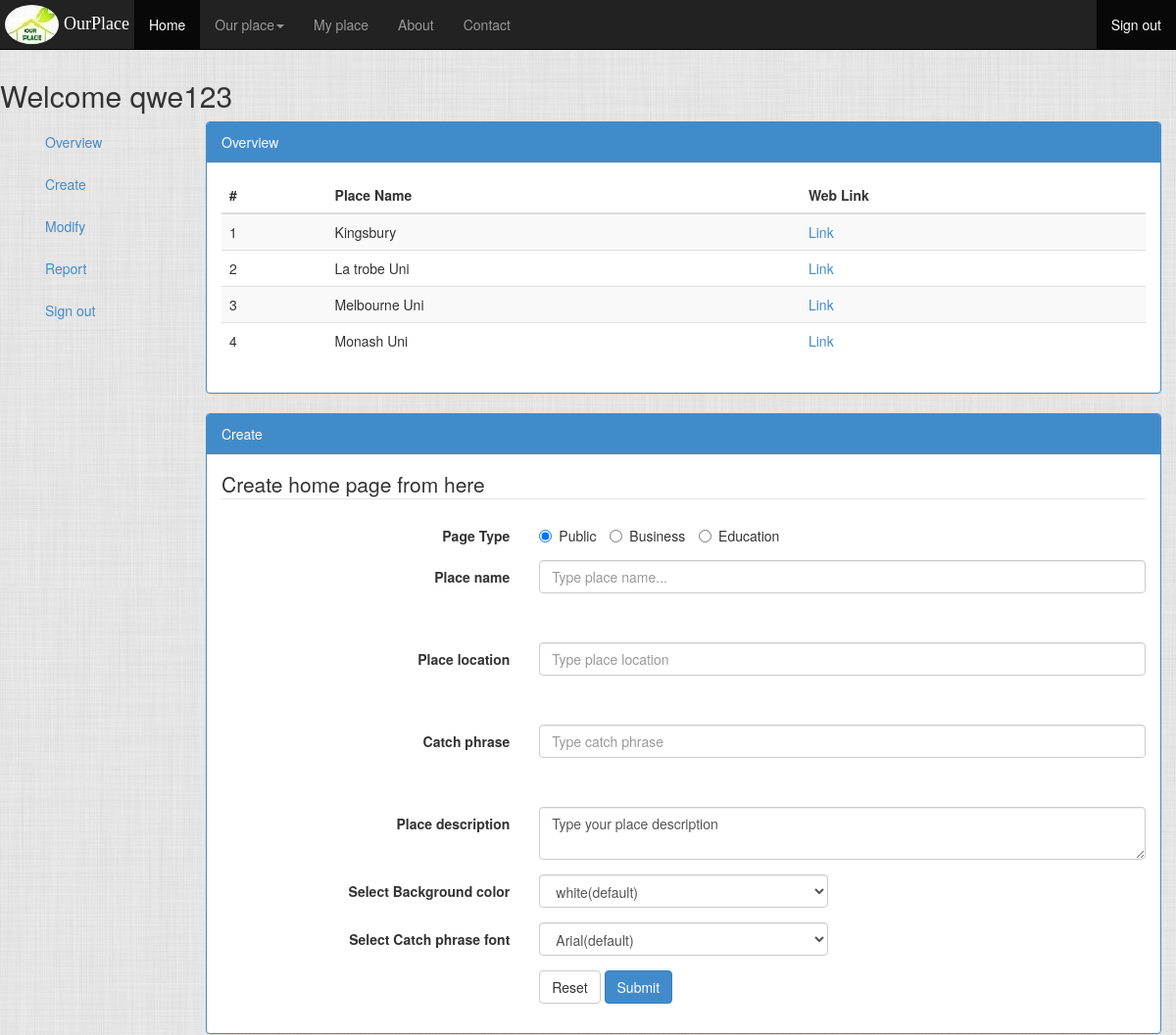
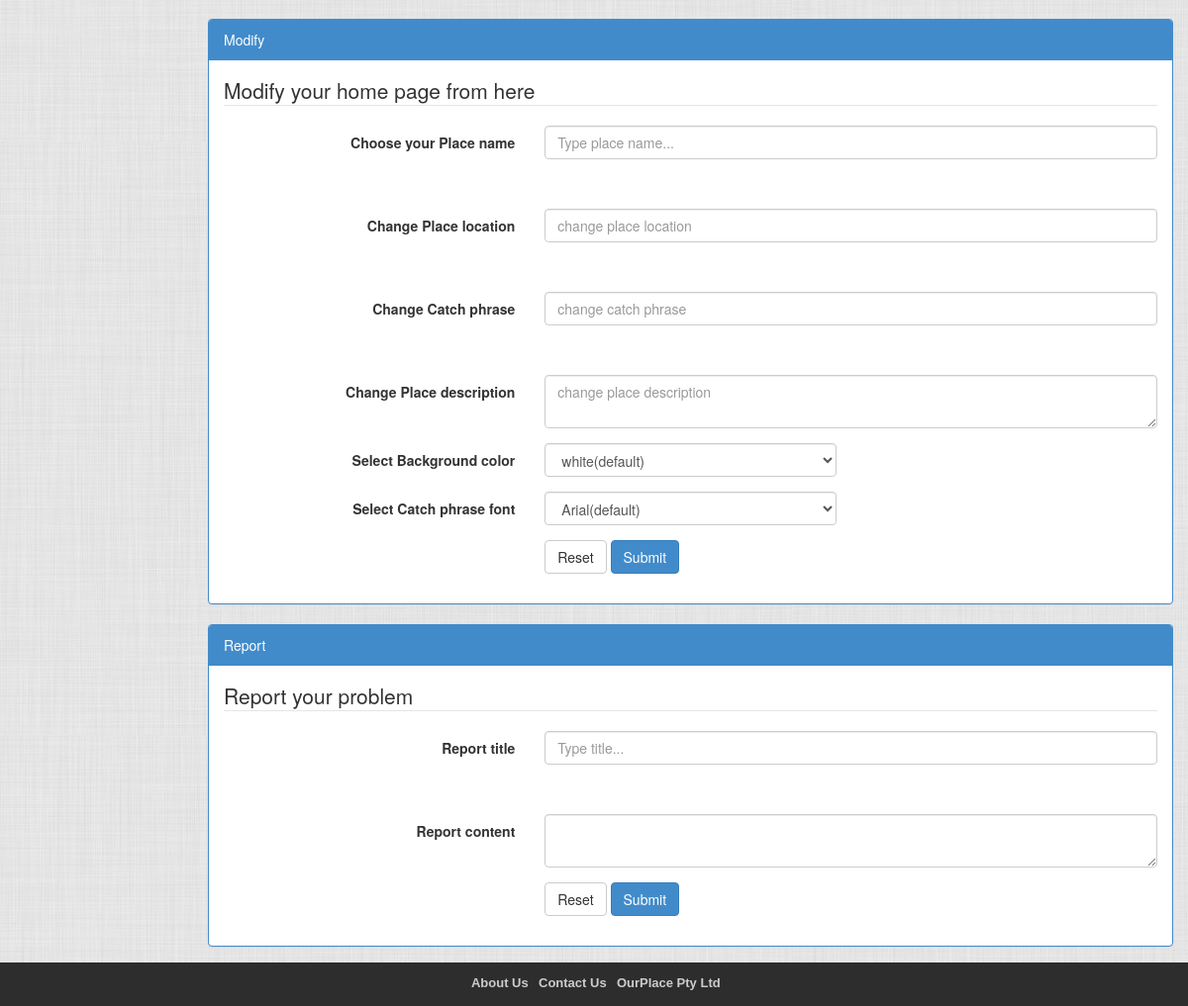
Screenshot of /ourplace.com/user_center.php (signed in) with the database file from the repository (2 pictures, top to bottom).
### tables this page shows
CREATE TABLE IF NOT EXISTS `users` (
  `user_id` int(11) NOT NULL AUTO_INCREMENT,
  `username` varchar(20) NOT NULL,
  `password` char(40) NOT NULL,
  PRIMARY KEY (`user_id`),
  UNIQUE KEY `username` (`username`)
);

CREATE TABLE IF NOT EXISTS `pages` (
  `page_id` int(11) NOT NULL AUTO_INCREMENT,
  `user_id` int(11) NOT NULL,
  `page_type` int(2) NOT NULL,
  `place_name` varchar(50) NOT NULL,
  `place_location` varchar(100) NOT NULL,
  `catch_phrase` varchar(255) NOT NULL,
  `place_desc` text NOT NULL,
  `bg_color` varchar(15) DEFAULT 'white',
  `cp_font` varchar(20) NOT NULL DEFAULT 'Arial',
  PRIMARY KEY (`page_id`),
  UNIQUE KEY `place_name` (`place_name`)
);

### ourplace.com/user_center.php (the view, shortened to what this page needs)
<?php
if(!isset($_SESSION['user_id']))
{
    $message = 'You must be logged in to access this page';
}
else
{
	try
    {
		include('./config/pdo_config.php');
        $stmt = $dbh->prepare("SELECT username FROM users
        WHERE user_id = :user_id");
        $stmt->bindParam(':user_id', $_SESSION['user_id'], PDO::PARAM_INT);
        $stmt->execute();
        $username = $stmt->fetchColumn();
        if($username == false)
        {
            $message = 'Access Error';
        }
        else
        {
            $message = 'Welcome '.$username;
        }
    }
    catch (Exception $e)
    {
        $message = 'We are unable to process your request. Please try again later';
    }
}
?>
<?php
   include('./header.php');
?>
<body style ="background:url(./img/BG.jpg) repeat;">
<h2><?php echo $message; ?></h2>
<div class="container">
	<div class="row clearfix">
		<div class="col-md-2 column">
			<ul class="nav nav-tabs nav-stacked" style="position: fixed;">
            <li><a href="#overview">Overview</a></li>
            <li><a href="#create">Create</a></li>
            <li><a href="#modify">Modify</a></li>
			<li><a href="#report">Report</a></li>
			<li><a href="./sign_out.php">Sign out</a></li>
			</ul>
		</div>
		<div class="col-md-10 column">
			<div class="row clearfix">
				<div class="panel panel-primary" id="overview">
					<div class="panel-heading">Overview</div>
					<div class="panel-body">
						<table class="table table-striped">
							<thead>
								<tr>
									<th>
										#</th>
									<th>
										Place Name</th>
									<th>
										Web Link</th>
								</tr>
							</thead>
							<tbody>
								<?php
								try{
									include('./config/pdo_config.php');
									$sql = "SELECT page_id, place_name
											FROM pages
											WHERE user_id = :user_id
											ORDER BY place_name "
											;
									$stm = $dbh->prepare($sql);
									$stm->bindParam(':user_id', $_SESSION['user_id'], PDO::PARAM_INT);
									$stm->execute();
									$result= $stm->fetchAll();
									$count = 1;
									foreach($result as $row){
											echo'<tr>';
											echo	'<td>'.$count. '</td>';
											echo	'<td>'.$row['place_name']. '</td>';
											echo	'<td><a href="./user_template/temp_config.php?page_id=' .$row['page_id']. '">Link</a></td>';
											echo'</tr>';
											$count++;
									}
								}
								catch(Exception $e){
										print_r($e);
								}
								?>
							</tbody>
						</table>
					</div>
				</div>
			</div>
			<div class="row clearfix">
				<div class="panel panel-primary" id="create">
					<div class="panel-heading">Create</div>
					<div class="panel-body">
						<form class="form-horizontal" action="create_submit.php" method="post">
						<fieldset>
						<legend>Create home page from here</legend>
						<div class="form-group">
							<label class="col-md-4 control-label" for="page_type">Page Type</label>
							<div class="col-md-4">
							<label class="radio-inline" for="page_type-0">
							  <input type="radio" name="page_type" id="page_type-0" value="1" checked="checked">
							  Public
							</label>
							<label class="radio-inline" for="page_type-1">
							  <input type="radio" name="page_type" id="page_type-1" value="2">
							  Business
							</label>
							<label class="radio-inline" for="page_type-2">
							  <input type="radio" name="page_type" id="page_type-2" value="3">
							  Education
							</label>
						  </div>
						</div>
						<div class="form-group">
						  <label class="col-md-4 control-label" for="place_name">Place name</label>
						  <div class="col-md-8">
						  <input id="place_name" name="place_name"
							type="text" placeholder="Type place name..." class="form-control input-md" maxlength="50" required="">
						  <span class="help-block">&nbsp;</span>
						  </div>
						</div>
						<div class="form-group">
						  <label class="col-md-4 control-label" for="place_location">Place location</label>
						  <div class="col-md-8">
						  <input id="place_location" name="place_location"
							type="text" placeholder="Type place location" class="form-control input-md" maxlength="100" required="">
						  <span class="help-block">&nbsp;</span>
						  </div>
						</div>
						<div class="form-group">
						  <label class="col-md-4 control-label" for="catch_phrase">Catch phrase</label>
						  <div class="col-md-8">
						  <input id="catch_phrase" name="catch_phrase"
							type="text" placeholder="Type catch phrase" class="form-control input-md" maxlength="255" required="">
						  <span class="help-block">&nbsp;</span>
						  </div>
						</div>
						<div class="form-group">
						  <label class="col-md-4 control-label" for="place_desc">Place description</label>
						  <div class="col-md-8">
							<textarea class="form-control input-md" id="place_desc" name="place_desc">Type your place description</textarea>
						  </div>
						</div>
						<div class="form-group">
						  <label class="col-md-4 control-label" for="bg_color">Select Background color</label>
						  <div class="col-md-4">
							<select id="bg_color" name="bg_color" class="form-control input-md">
							  <option value="white">white(default)</option>
							</select>
						  </div>
						</div>
						<div class="form-group">
						  <label class="col-md-4 control-label" for="cp_font">Select Catch phrase font</label>
						  <div class="col-md-4">
							<select id="cp_font" name="cp_font" class="form-control input-md">
							  <option value="Arial" style="font family=Arial">Arial(default)</option>
							</select>
						  </div>
						</div>
						<div class="form-group">
						  <label class="col-md-4 control-label" for="reset">&nbsp;</label>
						  <div class="col-md-8">
							<button id="reset" name="reset" class="btn btn-default">Reset</button>
							<button id="submit" name="submit" class="btn btn-primary">Submit</button>
						  </div>
						</div>
						</fieldset>
						</form>
					</div>
				</div>
			</div>
			<div class="row clearfix">
				<div class="panel panel-primary" id ="modify">
					<div class="panel-heading">Modify</div>
					<div class="panel-body">
					<form class="form-horizontal" action="modify_submit.php" method="post">
						<fieldset>
						<legend>Modify your home page from here</legend>
						<div class="form-group">
						  <label class="col-md-4 control-label" for="place_name">Choose your Place name</label>
						  <div class="col-md-8">
						  <input id="place_name" name="place_name"
							type="text" placeholder="Type place name..." class="form-control input-md" maxlength="50" required="">
						  <span class="help-block">&nbsp;</span>
						  </div>
						</div>
						<div class="form-group">
						  <label class="col-md-4 control-label" for="place_location">Change Place location</label>
						  <div class="col-md-8">
						  <input id="place_location" name="place_location"
							type="text" placeholder="change place location" class="form-control input-md" maxlength="100">
						  <span class="help-block">&nbsp;</span>
						  </div>
						</div>
						<div class="form-group">
						  <label class="col-md-4 control-label" for="catch_phrase">Change Catch phrase</label>
						  <div class="col-md-8">
						  <input id="catch_phrase" name="catch_phrase"
							type="text" placeholder="change catch phrase" class="form-control input-md" maxlength="255">
						  <span class="help-block">&nbsp;</span>
						  </div>
						</div>
						<div class="form-group">
						  <label class="col-md-4 control-label" for="place_desc">Change Place description</label>
						  <div class="col-md-8">
							<textarea class="form-control input-md" id="place_desc" name="place_desc" placeholder="change place description"></textarea>
						  </div>
						</div>
						<div class="form-group">
						  <label class="col-md-4 control-label" for="bg_color">Select Background color</label>
						  <div class="col-md-4">
							<select id="bg_color" name="bg_color" class="form-control input-md">
							  <option value="white">white(default)</option>
							</select>
						  </div>
						</div>
						<div class="form-group">
						  <label class="col-md-4 control-label" for="cp_font">Select Catch phrase font</label>
						  <div class="col-md-4">
							<select id="cp_font" name="cp_font" class="form-control input-md">
							  <option value="Arial" style="font family=Arial">Arial(default)</option>
							</select>
						  </div>
						</div>
						<div class="form-group">
						  <label class="col-md-4 control-label" for="reset">&nbsp;</label>
						  <div class="col-md-8">
							<button id="reset" name="reset" class="btn btn-default">Reset</button>
							<button id="submit" name="submit" class="btn btn-primary">Submit</button>
						  </div>
						</div>
						</fieldset>
						</form>
					</div>
				</div>
			</div>
			<div class="row clearfix">
				<div class="panel panel-primary" id="report">
					<div class="panel-heading">Report</div>
					<div class="panel-body">
						<?php echo'<form class="form-horizontal"  action="report_submit.php?username='.$username.'" method="post">';?>
						<fieldset>
							<legend>Report your problem</legend>
							<div class="form-group">
							  <label class="col-md-4 control-label" for="title">Report title</label>
							  <div class="col-md-8">
							  <input id="title" name="title" type="text" placeholder="Type title..." class="form-control input-md" required="">
							  <span class="help-block">&nbsp;</span>
							  </div>
							</div>
							<div class="form-group">
							  <label class="col-md-4 control-label" for="content">Report content</label>
							  <div class="col-md-8">
								<textarea class="form-control input-md" id="content" name="content"></textarea>
							  </div>
							</div>
							<div class="form-group">
							  <label class="col-md-4 control-label" for="reset">&nbsp;</label>
							  <div class="col-md-8">
								<button id="reset" name="reset" class="btn btn-default">Reset</button>
								<button id="submit" name="submit" class="btn btn-primary">Submit</button>
							  </div>
							</div>
						</fieldset>
						</form>
					</div>
				</div>
			</div>
		</div>
	</div>
</div>
</body>

### ourplace.com/css/style.css (style rules this page uses)
html { position: relative; min-height: 100%; }
body { margin-top: 60px; margin-bottom: 40px; }
#footer { position: absolute; bottom: 0; width: 100%; background-color: #2D2D2D; }

### rows the page displays
users: username "Welcome qwe123"
pages: place_name "Kingsbury"
pages: place_name "La trobe Uni"
pages: place_name "Melbourne Uni"
pages: place_name "Monash Uni"
